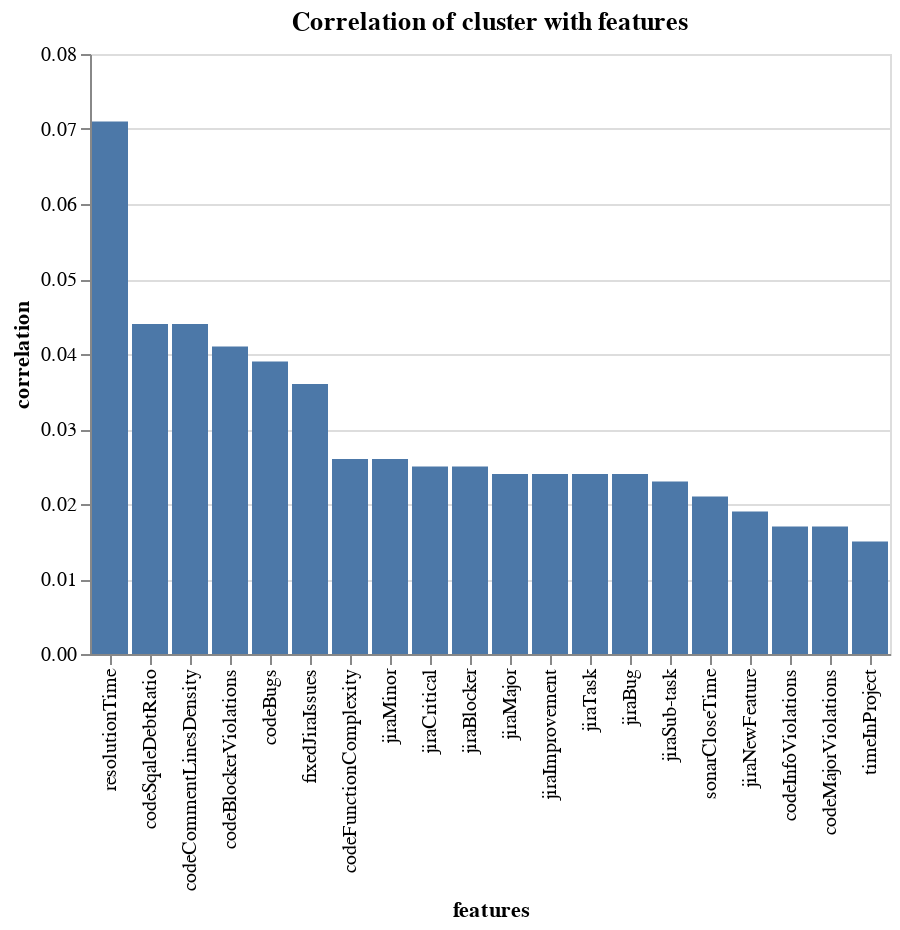

Notebook code for this chart:
### Code cell
corrFeatures, chart = centroid_corr_with_features(centroids[3], devtSVD, devs.columns[2:], 20)
print(corrFeatures[:5])
chart

### Figure 1 — Vega-Lite specification as saved in the notebook (floating-point values rounded to 4 significant figures)
{"config": {"view": {"continuousWidth": 400, "continuousHeight": 300}}, "data": {"name": "data-bed478d5955422eca6513af5903fd63f"}, "mark": "bar", "encoding": {"x": {"type": "ordinal", "field": "features", "sort": "-y"}, "y": {"type": "quantitative", "field": "correlation"}}, "title": "Correlation of cluster with features", "$schema": "https://vega.github.io/schema/vega-lite/v4.8.1.json", "datasets": {"data-bed478d5955422eca6513af5903fd63f": [{"features": "resolutionTime", "correlation": "0.071"}, {"features": "codeSqaleDebtRatio", "correlation": "0.044"}, {"features": "codeCommentLinesDensity", "correlation": "0.044"}, {"features": "codeBlockerViolations", "correlation": "0.041"}, {"features": "codeBugs", "correlation": "0.039"}, {"features": "fixedJiraIssues", "correlation": "0.036"}, {"features": "codeFunctionComplexity", "correlation": "0.026"}, {"features": "jiraMinor", "correlation": "0.026"}, {"features": "jiraCritical", "correlation": "0.025"}, {"features": "jiraBlocker", "correlation": "0.025"}, {"features": "jiraMajor", "correlation": "0.024"}, {"features": "jiraImprovement", "correlation": "0.024"}, {"features": "jiraTask", "correlation": "0.024"}, {"features": "jiraBug", "correlation": "0.024"}, {"features": "jiraSub-task", "correlation": "0.023"}, {"features": "sonarCloseTime", "correlation": "0.021"}, {"features": "jiraNewFeature", "correlation": "0.019"}, {"features": "codeInfoViolations", "correlation": "0.017"}, {"features": "codeMajorViolations", "correlation": "0.017"}, {"features": "timeInProject", "correlation": "0.015"}]}}
